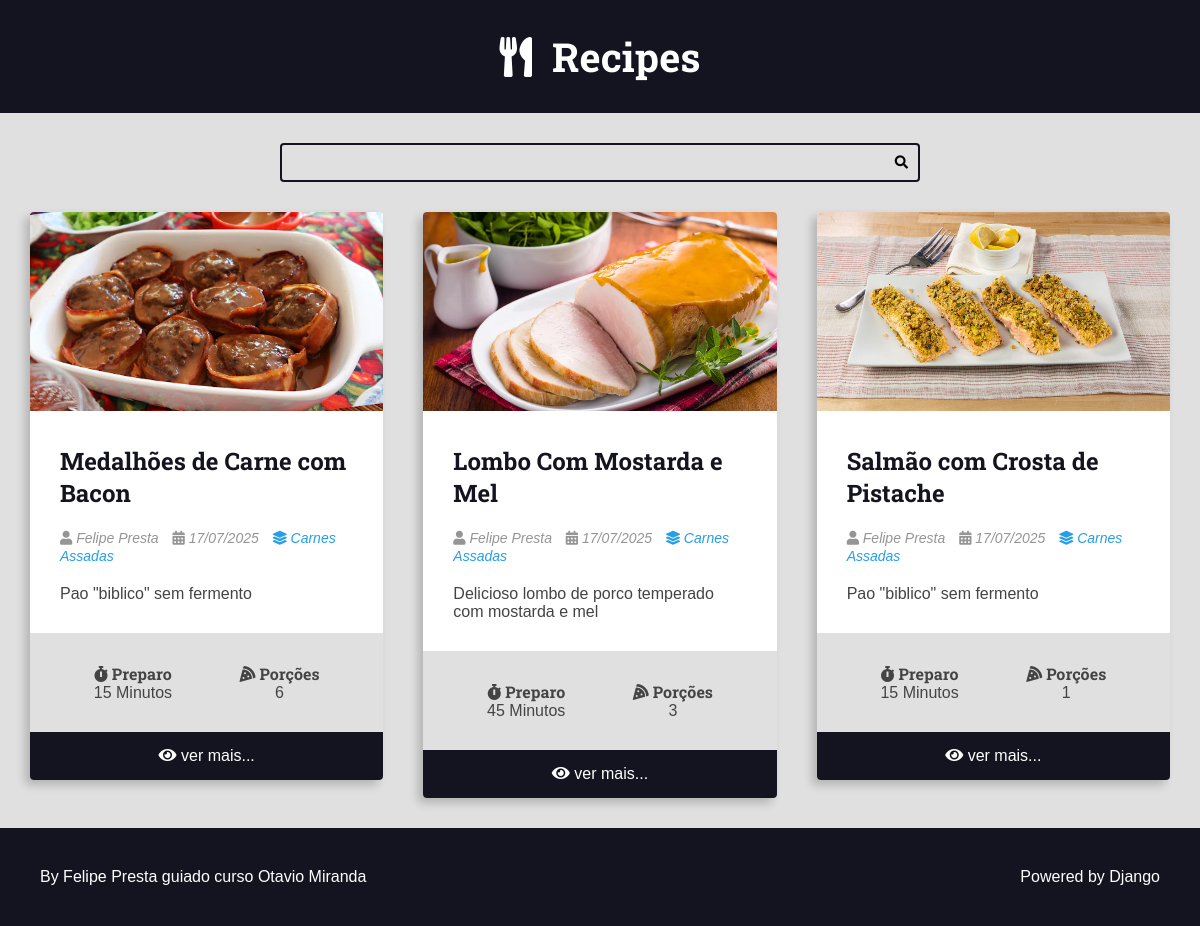
/recipes/category/5/, run on the app's committed database.
### recipes/models.py (models this page shows, shortened)
class Recipe(models.Model):
    tittle = models.CharField(max_length=65)
    description = models.CharField(max_length=165)
    slug = models.SlugField(unique=True)
    preparation_time = models.IntegerField()
    preparation_time_unit = models.CharField(max_length=65)
    servings_steps = models.IntegerField()
    servings_steps_unit = models.CharField(max_length=65, blank=True, null=True)
    preparation_steps = models.TextField()
    preparation_steps_is_html = models.BooleanField(default=False)
    created_at = models.DateTimeField(auto_now_add=True)
    updated_at = models.DateTimeField(auto_now=True)
    is_published = models.BooleanField(default=False)
    cover = models.ImageField(upload_to='recipes/covers/%Y/%m/%d/', blank=True)
    category = models.ForeignKey(Category, on_delete=models.SET_NULL, null=True)
    author = models.ForeignKey(User, on_delete=models.SET_NULL, null=True)

class Category(models.Model):
    name = models.CharField(max_length=65)

### recipes/views.py (the view)
# urls.py: path('recipes/category/<int:category_id>/', views.category, name='category'),
def category(request, category_id):
    recipes = get_list_or_404(Recipe.objects.order_by('-id'), category__id=category_id, is_published=True)
    page_object, pagination_range = make_pagination(request, recipes, PER_PAGE)
    return render(request, 'recipes/category.html', context={
        'recipes': page_object,
        'pagination_range':pagination_range,
        'title': f'{recipes[0].category.name} | Category',
    })

### utils/pagination.py (called while the page is built)
def make_pagination(request, queryset, per_page, qty_page=4):
    try:
        current_page = int(request.GET.get('page', 1))
    except ValueError:
        current_page = 1
    paginator = Paginator(queryset, per_page)
    page_object = paginator.get_page(current_page)
    pagination_range = make_pagination_range(
        paginator.page_range,
        qty_page,
        current_page
    )
    return page_object, pagination_range

### recipes/templates/recipes/category.html (shortened to what this page needs)
{% extends 'base.html' %}
{% block body %}
    {% include 'recipes/partials/search.html' %}
    <div class="main-content-container">
        <div class="main-content main-content-list container">
            {% for recipe in recipes %}
                {% include 'recipes/partials/recipe.html' %}
            {% endfor %}
        </div>
    </div>
{% endblock %}

### recipes/templates/recipes/partials/recipe.html (shortened to what this page needs)
<div class="recipe recipe-list-item">
    {% if recipe.cover %}
        <div class="recipe-cover">
            <a href="{% url 'recipes:recipe_detail' recipe.id %}">
                 <img src="{{ recipe.cover.url }}" alt="temporario">
            </a>
        </div>
    {% endif %}
    <div class="recipe-title-container">
        <h2 class="recipe-title">
            <a href="{% url 'recipes:recipe_detail' recipe.id %}">
                {{ recipe.tittle }}
            </a>
        </h2>
    </div>
     <div class="recipe-author">
        <span class="recipe-author-item">
            <i class="fas fa-user"></i>
            {% if recipe.author.first_name %}
                {{ recipe.author.first_name }} {{ recipe.author.last_name }}
            {% else %}
                {{ recipe.author.username }}
            {% endif %}
        </span>
        <span class="recipe-author-item">
            <i class="fas fa-calendar-alt"></i>
            {{ recipe.created_at|date:"d/m/Y" }}
        </span>
        {% if recipe.category is not None %}
            <span class="recipe-author-item">
                <a href=" {% url 'recipes:category' recipe.category.id %}">
                    <i class="fas fa-layer-group"></i>
                    <span>{{ recipe.category.name }}</span>
                </a>
            </span>
        {% endif %}
    </div>
    <div class="recipe-content">
        <p>{{ recipe.description }}</p>
    </div>
     <div class="recipe-meta-container">
        <div class="recipe-meta recipe-preparation">
            <h3 class="recipe-meta-title"><i class="fas fa-stopwatch"></i> Preparo</h3>
            <div class="recipe-meta-text">
                {{ recipe.preparation_time }} {{ recipe.preparation_time_unit }}
            </div>
        </div>
        <div class="recipe-meta recipe-servings">
            <h3 class="recipe-meta-title"><i class="fas fa-pizza-slice"></i> Porções</h3>
            <div class="recipe-meta-text">
                {{ recipe.servings_steps }} {{ recipe.servings_unit }}
            </div>
        </div>
    </div>
    {% if is_datail_page is not True %}
        <footer class="recipe-footer">
            <a class="recipe-read-more button button-dark button-full-width" href="{% url 'recipes:recipe_detail' recipe.id %}">
                <i class="fas fa-eye"></i>
                <span>ver mais...</span>
            </a>
        </footer>
    {% endif %}
</div>

### static/css/style.css (style rules this page uses)
:root { --color-primary: #269fe6; --color-primary-hover: #2086c2; --color-primary-dark: #13141f; --color-primary-dark-hover: #212336; --color-primary-light: #d4ecfa; --color-primary-light-hover: #bdd8e7; --color-white: #fff; --color-black: #000; --color-dark-text: #444; --color-info-light: #cce5ff; --color-debug-light: #cce5ff; --color-success-light: #d4edda; --color-alert-light: #fff3cd; --color-warning-light: #fff3cd; --color-error-light: #f8d7da; --color-info-dark: #4d86c4; --color-debug-dark: #4d86c4; --color-success-dark: #4a9c5d; --color-alert-dark: #927f40; --color-warning-dark: #927f40; --color-error-dark: #da525d; --color-gray-0: #f9f9f9; --color-gray-1: #e0e0e0; --color-gray-2: #c7c7c7; --color-gray-3: #aeaeae; --color-gray-4: #959595; --color-gray-5: #7d7d7d; --color-gray-6: #646464; --color-gray-7: #4b4b4b; --color-gray-8: #323232; --color-gray-9: #191919; --font-primary: sans-serif; --font-headings: 'Roboto Slab', serif; --spacing-gutter-medium: 3rem; --spacing-gutter-large: 4rem; }
* { padding: 0; margin: 0; box-sizing: border-box; }
html { font-size: 62.5%; }
body { font-size: 1.6rem; font-family: var(--font-primary); background: var(--color-gray-1); color: var(--color-dark-text); }
h1, h2, h3, h4, h5, h6 { font-family: var(--font-headings); }
.container { max-width: 144rem; margin: 0 auto; padding: var(--spacing-gutter-medium); }
.main-content { padding-top: 0; }
.main-content-list { display: grid; grid-template-columns: repeat(auto-fit, minmax(340px, 1fr)); gap: var(--spacing-gutter-large); }
.recipe { background: var(--color-white); box-shadow: -5px 5px 10px rgba(0, 0, 0, .2); transform: scale(1); transition: all 300ms ease-in-out; border-radius: .4rem; overflow: hidden; }
.recipe img { max-width: 100%; }
.recipe-list-item { max-width: 64rem; height: fit-content; }
.recipe-title-container { padding: var(--spacing-gutter-medium); padding-bottom: 2rem; }
.recipe-title-container a { text-decoration: none; color: var(--color-primary-dark); }
.recipe-author { padding: 0 var(--spacing-gutter-medium); }
.recipe-author a { color: var(--color-primary); transition: all 300ms ease-in-out; text-decoration: none; }
.recipe-author-item { color: var(--color-gray-4); margin-right: 1rem; font-style: italic; font-size: 1.4rem; }
.recipe-meta-container { display: flex; flex-flow: row wrap; padding: var(--spacing-gutter-medium); background: var(--color-gray-1); }
.recipe-content { padding: var(--spacing-gutter-medium); padding-top: 2rem; }
.recipe-meta { display: flex; flex-flow: column nowrap; flex-shrink: 1; flex-grow: 1; text-align: center; }
.recipe-meta-title { font-size:1.6rem; }
.recipe-footer a { background: var(--color-primary-dark); display: block; color: var(--color-white); text-decoration: none; text-align: center; padding: 1.5rem var(--spacing-gutter-medium); transition: all 300ms ease-in-out; }

### data on the page
Recipe: cover (picture), tittle "Medalhões de Carne com Bacon", author.first_name "Felipe", author.last_name "Presta", created_at "17/07/2025", category.name "Carnes Assadas", description "Pao \"biblico\" sem fermento", preparation_time "15", preparation_time_unit "Minutos", servings_steps "6"
Recipe: cover (picture), tittle "Lombo Com Mostarda e Mel", author.first_name "Felipe", author.last_name "Presta", created_at "17/07/2025", category.name "Carnes Assadas", description "Delicioso lombo de porco temperado com mostarda e mel", preparation_time "45", preparation_time_unit "Minutos", servings_steps "3"
Recipe: cover (picture), tittle "Salmão com Crosta de Pistache", author.first_name "Felipe", author.last_name "Presta", created_at "17/07/2025", category.name "Carnes Assadas", description "Pao \"biblico\" sem fermento", preparation_time "15", preparation_time_unit "Minutos", servings_steps "1"
